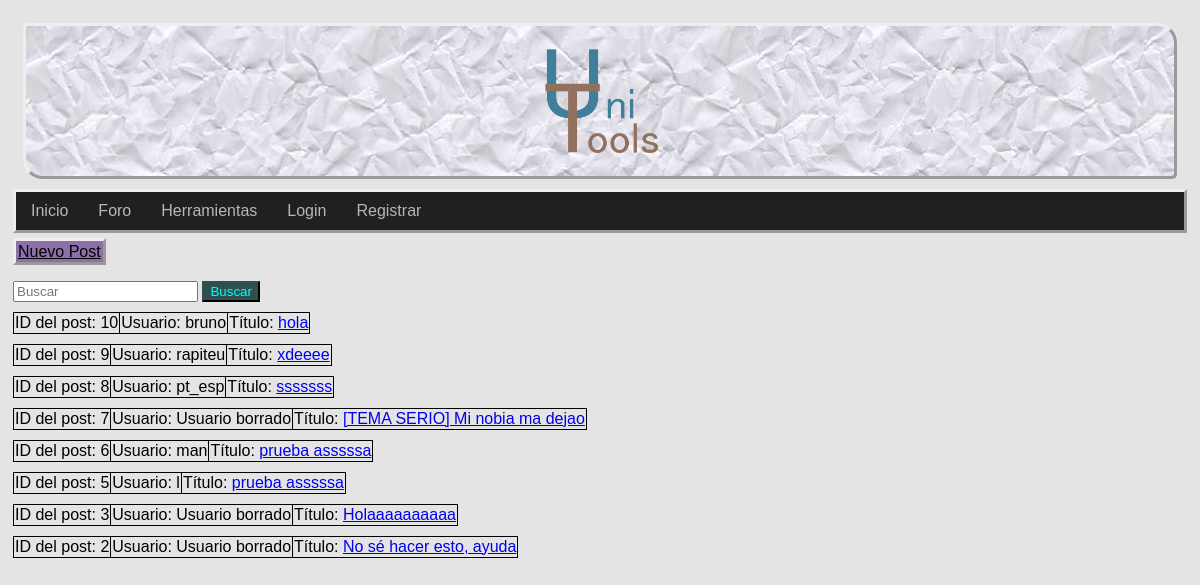
Before: /foro.php with the older database file.
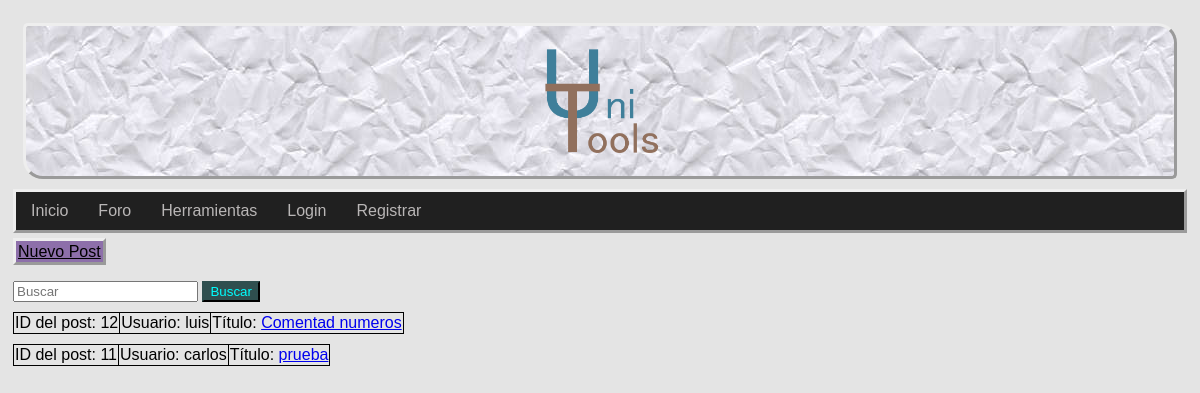
After: the same page with the newer database file.
### tables this page shows
CREATE TABLE `posts` (
  `id_post` int(11) NOT NULL,
  `user` int(11) NOT NULL,
  `title` text NOT NULL,
  `content` text NOT NULL,
  `id_cat` int(11) NOT NULL
);

CREATE TABLE `user` (
  `id_user` int(11) NOT NULL,
  `email` varchar(50) NOT NULL,
  `password` varchar(255) NOT NULL,
  `username` varchar(30) NOT NULL,
  `admin` tinyint(1) NOT NULL,
  `premium` tinyint(1) NOT NULL,
  `teléfono` int(11) DEFAULT NULL,
  `pais` text DEFAULT NULL,
  `ciudad` text DEFAULT NULL,
  `programas` varchar(100) DEFAULT NULL COMMENT 'Lenguajes de programación',
  `hobbies` text DEFAULT NULL
);

### dao/post_class.php (called while the page is built, shortened)
<?php
class TOUPost {
	private $id_Post;
	private $title;
	function __construct($id_post ='',$user='',$title='',$content='',$category=''){
        $this->id_Post = $id_post;
		$this->title = $title;
	}
	public function get_id(){
		return $this->id_Post;
	}
	public function get_title(){
		return $this->title;
	}
}
?>

### dao/DAO.php (called while the page is built, shortened)
<?php
class DAO {
	public $conn;
	public function __construct() {
		if (!$this->conn){
			$this->conn = mysqli_connect("localhost", "root", "", "unitoolsdb");
		}
	}
	public function ejecutarConsulta($query){
		$result = mysqli_query($this->conn, $query) or die($this->conn->error);
        $array = mysqli_fetch_assoc($result);
		return $array;
	}
	public function devolverConsulta($query){
		$result = mysqli_query($this->conn, $query) or die($this->conn->error);
		return $result;
	}
}
?>

### dao/dao_post.php (called while the page is built, shortened)
<?php
include_once('DAO.php');
include_once('post_class.php');
class DAOpost extends DAO {
	public function show_all_data(){
		$sql = sprintf("SELECT * FROM posts ORDER BY id_post DESC");
		$query = $this->devolverConsulta($sql);
        $array = [];
        while($result = mysqli_fetch_assoc($query)){
            $post = new TOUpost( $result['id_post'],$result['user'],$result['title'],$result['content'],$result['id_cat']);
            array_push($array, $post);
        }
		return $array;
	}
}
?>

### dao/dao_user.php (called while the page is built, shortened)
<?php
include_once('DAO.php');
include_once('user_class.php');
class DAOUsuario extends DAO {
	public function search_userId($userId){
		$sql = sprintf("SELECT * FROM user WHERE id_User = $userId");
		if (!$this->ejecutarConsulta($sql))
			return null;
		else
		{
			$result = $this->ejecutarConsulta($sql);
			$user = new TOUser($result['id_user'],$result['email'],$result['password'],$result['username'],$result['premium']);
			return $user;
		}
	}
}
?>

### dao/user_class.php (called while the page is built, shortened)
<?php
class TOUser {
	private $user_name;
	function __construct($userId='',$email='',$password='',$user_name='',$premium=''){
		$this->user_name = $user_name;
	}
	public function get_username(){
		return $this->user_name;
	}
}
?>

### foro.php (the view, shortened to what this page needs)
<?php
include_once("dao/dao_user.php");
include_once("dao/dao_post.php");
?>
<!DOCTYPE html>
<html>
<head>
    <link rel="stylesheet" type="text/css" href="css/hoja.css">
</head>
<body>
    <div id="contenedor">
        <?php
        require("includes/common/cabecera.php");
        require("includes/common/navegacion.php");
        ?>
        <div id="contenido">
            <div class="cotenido">
                <a class="botonForo" href="nuevo_post.php">Nuevo Post</a>
                <form action="search.php" method="POST">
                    <input type="text" name="buscar" placeholder="Buscar">
                    <button type="submit" name="submit-buscar" href="search.php">Buscar </button>
                </form>
                <?php
                $dao_post = new DAOpost();
                $dao_user = new DAOUsuario();
                $res = $dao_post->show_all_data();
                while (!empty($res)) {
                    $curr_post = array_shift($res);
                    $post_id = $curr_post->get_id();
                    $usuario = $dao_user->search_userId($post_id);
                    $title = $curr_post->get_title();
                    if ($usuario == null) {
                        $username = "Usuario borrado";
                    } else {
                        $username = $usuario->get_username();
                    }
                    echo "<table class=\"posts\">";
                    echo "<tbody>";
                    echo "<tr>";
                    echo "<td>ID del post: " . $post_id . "</td>";
                    echo "<td>Usuario: " . $username . "</td>";
                    echo "<td>Título: " . "<a href=\"post.php?&id=" . $post_id . "\">" . $title . "</a></td>";
                    echo "</tr>";
                    echo "</tbody>";
                    echo "</table>";
                }
                ?>
            </div>
        </div>
    </div>
</body>

### includes/common/cabecera.php
<div class="header">
    <a href="index.php"><img src="img/UniTools.png" alt="UniTools" width="120"></a>
</div>

### includes/common/navegacion.php (shortened to what this page needs)
<div class="navbar">
    <?php
            if(!isset($_SESSION["login"]) || !($_SESSION["login"]))
            {
                echo "<a href=\"index.php\">Inicio</a>";
                echo "<a href=\"foro.php\">Foro</a>";
                echo "<a href=\"herramientas.php\">Herramientas</a>";
                echo"<a href=\"login.php\">Login</a>";
                echo"<a href=\"registro.php\" >Registrar</a>";
            }
    ?>
</div>

### css/hoja.css (style rules this page uses)
.header { background-image: url(../img/PaperCrumpled0004_1_350.jpg); padding: 5px; border-style: outset; border-radius: 5px 20px 5px; margin: 10px; text-align: center; }
.navbar { background-color: rgb(32, 32, 32); overflow: hidden; border-style: outset; display:flex; margin-right: auto; margin-bottom: 10px; }
.navbar a { float: left; display: block; color: rgb(185, 182, 182); text-align: center; padding: 10px 15px; text-decoration: none; }
.botonForo { border-style: outset; padding: 2px; background-color: rgb(141, 111, 170); color: black; }
form { margin-top: 20px; }
table { margin-top: 10px; border-collapse: collapse; }
table, th, td { border: 1px solid black; }
body { font-family: Arial; padding:5px; background: #e4e4e4 }
button { background-color: darkslategray; color:aqua; font-family: sans-serif; border-color: darkslategray; }

Changed rows visible on the page:
removed posts: id_post "10", user.username "bruno", title "hola"
removed posts: id_post "9", user.username "rapiteu", title "xdeeee"
removed posts: id_post "8", user.username "pt_esp", title "sssssss"
removed posts: id_post "7", username "Usuario borrado", title "[TEMA SERIO] Mi nobia ma dejao"
removed posts: id_post "6", user.username "man", title "prueba asssssa"
removed posts: id_post "5", user.username "l", title "prueba asssssa"
removed posts: id_post "3", username "Usuario borrado", title "Holaaaaaaaaaa"
removed posts: id_post "2", username "Usuario borrado", title "No sé hacer esto, ayuda"
added posts: id_post "12", user.username "luis", title "Comentad numeros"
added posts: id_post "11", user.username "carlos", title "prueba"
